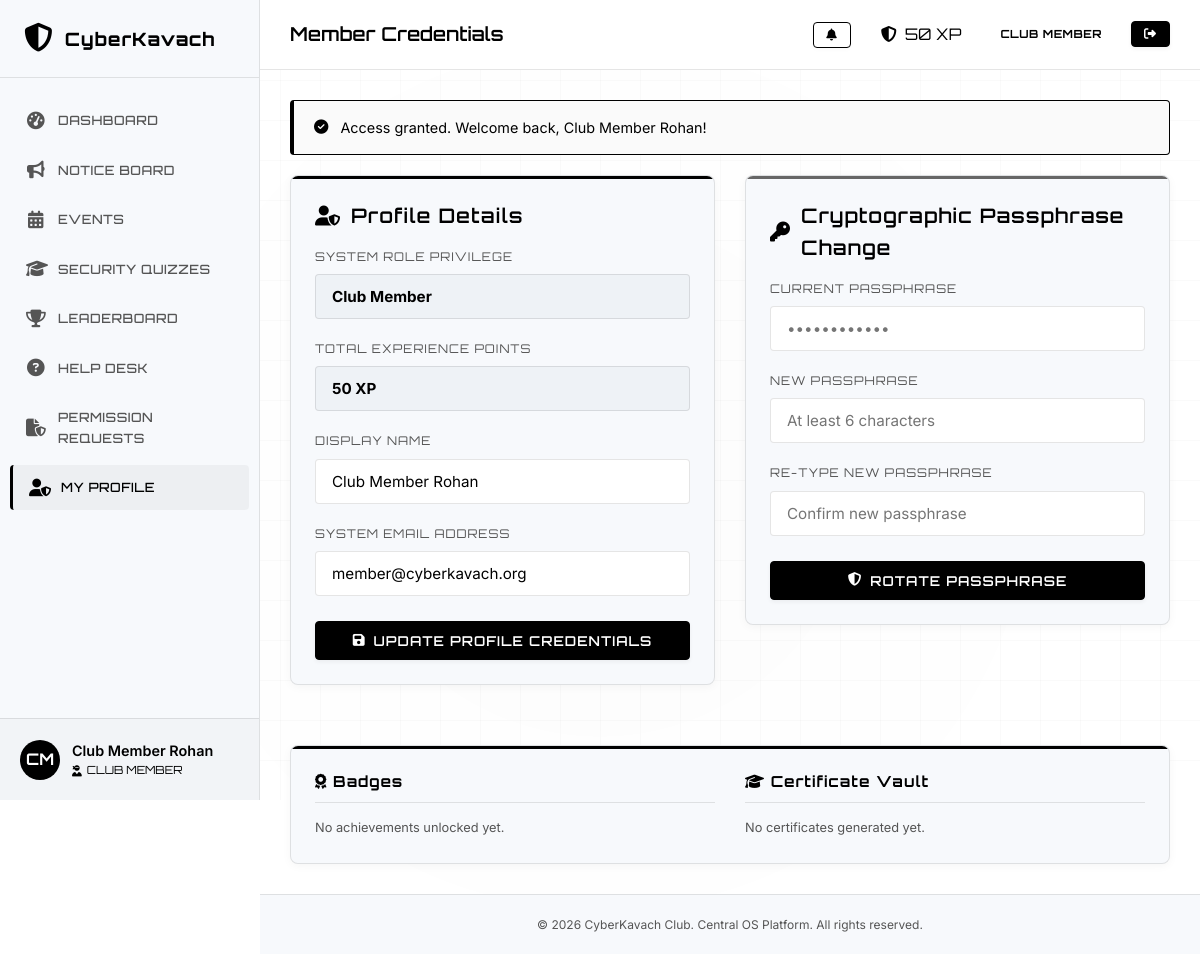
Screenshot of /profile.php (signed in) with the database file from the repository.
### tables this page shows
CREATE TABLE users (
            id INTEGER PRIMARY KEY AUTOINCREMENT,
            name TEXT NOT NULL,
            email TEXT NOT NULL UNIQUE,
            password TEXT NOT NULL,
            role TEXT NOT NULL DEFAULT 'Member',
            points INTEGER DEFAULT 0,
            status TEXT NOT NULL DEFAULT 'Pending',
            created_at DATETIME DEFAULT CURRENT_TIMESTAMP
        );

### config.php (called while the page is built, shortened)
<?php
function sanitize($data) {
    return htmlspecialchars(trim($data), ENT_QUOTES, 'UTF-8');
}
?>

### profile.php (the view, shortened to what this page needs)
<?php
require_once __DIR__ . '/config.php';
require_once __DIR__ . '/db.php';
$user_id = $_SESSION['user_id'];
try {
    $stmt = $db->prepare("SELECT * FROM users WHERE id = ? LIMIT 1");
    $stmt->execute([$user_id]);
    $user = $stmt->fetch();
    $stmtB = $db->prepare("SELECT b.* FROM user_badges ub JOIN badges b ON ub.badge_id = b.id WHERE ub.user_id = ?");
    $stmtB->execute([$user_id]);
    $my_badges = $stmtB->fetchAll();
    $stmtC = $db->prepare("
        SELECT c.*, e.title as event_title, q.title as quiz_title
        FROM certificates c
        LEFT JOIN events e ON c.event_id = e.id
        LEFT JOIN quizzes q ON c.quiz_id = q.id
        WHERE c.user_id = ?
        ORDER BY c.created_at DESC
    ");
    $stmtC->execute([$user_id]);
    $my_certificates = $stmtC->fetchAll();
} catch (PDOException $e) {
    set_flash_message('error', 'Database error.');
    redirect('dashboard.php');
}
include __DIR__ . '/includes/header.php';
?>
<div class="dashboard-layout" style="grid-template-columns: 1fr 1fr;">
    <div>
        <div class="card" style="margin-bottom: 30px;">
            <h3 class="card-title text-cyan"><i class="fa-solid fa-user-shield"></i> Profile Details</h3>
            <form action="profile.php" method="POST">
                <div class="form-group">
                    <label class="form-label">System Role Privilege</label>
                    <input type="text" class="form-control" value="<?php echo sanitize($user['role']); ?>" readonly style="background: var(--bg-surface-elevated); border-color: var(--border-glow); font-weight: bold; color: var(--color-primary);">
                </div>
                <div class="form-group">
                    <label class="form-label">Total Experience Points</label>
                    <input type="text" class="form-control" value="<?php echo sanitize($user['points']); ?> XP" readonly style="background: var(--bg-surface-elevated); border-color: var(--border-glow); font-weight: bold; color: var(--color-primary);">
                </div>
                <div class="form-group">
                    <label for="name" class="form-label">Display Name</label>
                    <input type="text" id="name" name="name" class="form-control" value="<?php echo sanitize($user['name']); ?>" required>
                </div>
                <div class="form-group" style="margin-bottom: 25px;">
                    <label for="email" class="form-label">System Email Address</label>
                    <input type="email" id="email" name="email" class="form-control" value="<?php echo sanitize($user['email']); ?>" required>
                </div>
                <button type="submit" name="update_profile" class="btn btn-primary btn-block">
                    <i class="fa-solid fa-floppy-disk"></i> Update Profile Credentials
                </button>
            </form>
        </div>
    </div>
    <div>
        <div class="card card-pink">
            <h3 class="card-title text-pink"><i class="fa-solid fa-key"></i> Cryptographic Passphrase Change</h3>
            <form action="profile.php" method="POST">
                <div class="form-group">
                    <label for="current_password" class="form-label">Current Passphrase</label>
                    <input type="password" id="current_password" name="current_password" class="form-control" placeholder="••••••••••••" required>
                </div>
                <div class="form-group">
                    <label for="new_password" class="form-label">New Passphrase</label>
                    <input type="password" id="new_password" name="new_password" class="form-control" placeholder="At least 6 characters" required>
                </div>
                <div class="form-group" style="margin-bottom: 25px;">
                    <label for="confirm_password" class="form-label">Re-type New Passphrase</label>
                    <input type="password" id="confirm_password" name="confirm_password" class="form-control" placeholder="Confirm new passphrase" required>
                </div>
                <button type="submit" name="change_password" class="btn btn-danger btn-block">
                    <i class="fa-solid fa-shield-halved"></i> Rotate Passphrase
                </button>
            </form>
        </div>
    </div>
</div>
<div class="card" style="margin-top: 30px; border-color: var(--border-glow);">
    <div style="display: grid; grid-template-columns: repeat(auto-fit, minmax(280px, 1fr)); gap: 30px;">
        <div>
            <h4 style="font-size:0.95rem; border-bottom:1px solid var(--border-glow); padding-bottom:8px; margin-bottom:15px; color:#000000;">
                <i class="fa-solid fa-award"></i> Badges
            </h4>
            <?php if (!empty($my_badges)): ?>
                <div style="display: flex; flex-wrap: wrap; gap: 8px;">
                    <?php foreach ($my_badges as $bdg): ?>
                        <span style="font-size:0.75rem; padding: 6px 10px; display:inline-flex; align-items:center; gap:6px; background: var(--bg-surface-elevated); border: 1px solid var(--border-glow); border-radius:4px; color:#000000;" title="<?php echo sanitize($bdg['description']); ?>">
                            <i class="fa-solid <?php echo sanitize($bdg['icon']); ?>" style="color:#000000;"></i>
                            <?php echo sanitize($bdg['name']); ?>
                        </span>
                    <?php endforeach; ?>
                </div>
            <?php else: ?>
                <p style="color:var(--text-muted); font-size:0.8rem;">No achievements unlocked yet.</p>
            <?php endif; ?>
        </div>
        <div>
            <h4 style="font-size:0.95rem; border-bottom:1px solid var(--border-glow); padding-bottom:8px; margin-bottom:15px; color:#000000;">
                <i class="fa-solid fa-graduation-cap"></i> Certificate Vault
            </h4>
            <?php if (!empty($my_certificates)): ?>
                <div style="display:flex; flex-direction:column; gap:8px;">
                    <?php foreach ($my_certificates as $crt): ?>
                        <?php $cert_title = !empty($crt['event_title']) ? $crt['event_title'] : $crt['quiz_title']; ?>
                        <div style="display:flex; justify-content:space-between; align-items:center; font-size:0.8rem; background:var(--bg-surface-elevated); padding:8px 12px; border:1px solid var(--border-glow); border-radius:4px;">
                            <span style="font-weight:600; color:var(--text-primary); text-overflow:ellipsis; overflow:hidden; white-space:nowrap; max-width:200px;"><?php echo sanitize($cert_title); ?></span>
                            <a href="certificate.php?uuid=<?php echo $crt['uuid']; ?>" target="_blank" style="font-weight:bold; font-size:0.75rem; color:#000000;"><i class="fa-solid fa-arrow-up-right-from-square"></i> View</a>
                        </div>
                    <?php endforeach; ?>
                </div>
            <?php else: ?>
                <p style="color:var(--text-muted); font-size:0.8rem;">No certificates generated yet.</p>
            <?php endif; ?>
        </div>
    </div>
</div>
<?php include __DIR__ . '/includes/footer.php'; ?>

### style.css (style rules this page uses)
:root { --bg-main: #ffffff; --bg-surface: #f7f9fc; --bg-surface-elevated: #eef2f6; --color-primary: #000000; --color-secondary: #666666; --color-accent: #000000; --color-success: #000000; --color-warning: #666666; --text-primary: #000000; --text-muted: #555555; --text-dark: #ffffff; --border-glow: rgba(0, 0, 0, 0.1); --border-glow-hover: rgba(0, 0, 0, 0.25); --font-heading: 'Orbitron', sans-serif; --font-body: 'Inter', sans-serif; --transition-fast: 0.2s cubic-bezier(0.4, 0, 0.2, 1); --transition-normal: 0.3s cubic-bezier(0.4, 0, 0.2, 1); --shadow-cyber: 0 4px 12px rgba(0, 0, 0, 0.05); --shadow-cyber-pink: 0 4px 12px rgba(0, 0, 0, 0.05); --shadow-cyber-success: 0 4px 12px rgba(0, 0, 0, 0.05); }
* { margin: 0; padding: 0; box-sizing: border-box; }
body { background-color: var(--bg-main); color: var(--text-primary); font-family: var(--font-body); line-height: 1.6; overflow-x: hidden; }
body::before { content: ''; position: fixed; top: 0; left: 0; width: 100vw; height: 100vh; background-image: linear-gradient(rgba(0, 0, 0, 0.02) 1px, transparent 1px), linear-gradient(90deg, rgba(0, 0, 0, 0.02) 1px, transparent 1px); background-size: 40px 40px; z-index: -2; pointer-events: none; }
body::after { content: ''; position: fixed; top: 50%; left: 50%; width: 120vw; height: 120vh; transform: translate(-50%, -50%); background: radial-gradient(circle, rgba(0, 0, 0, 0.01) 0%, transparent 60%); z-index: -1; pointer-events: none; }
h1, h2, h3, h4, h5, h6 { font-family: var(--font-heading); letter-spacing: 1px; margin-bottom: 0.5em; color: var(--text-primary); }
.text-cyan { color: var(--color-primary) !important; }
.text-pink { color: var(--color-accent) !important; }
.btn { display: inline-flex; align-items: center; justify-content: center; gap: 8px; font-family: var(--font-heading); font-size: 0.85rem; font-weight: 600; padding: 10px 20px; border-radius: 4px; border: 1px solid transparent; cursor: pointer; transition: var(--transition-normal); letter-spacing: 1px; text-transform: uppercase; }
.btn-primary { background: #000000; border-color: #000000; color: #ffffff; box-shadow: 0 2px 4px rgba(0, 0, 0, 0.05); }
.btn-danger { background: #000000; border-color: #000000; color: #ffffff; box-shadow: 0 2px 4px rgba(0, 0, 0, 0.05); }
.btn-block { display: flex; width: 100%; }
.card { background: var(--bg-surface); border: 1px solid var(--border-glow); border-radius: 8px; padding: 24px; box-shadow: 0 2px 10px rgba(0, 0, 0, 0.04); position: relative; overflow: hidden; transition: var(--transition-normal); }
.card::before { content: ''; position: absolute; top: 0; left: 0; width: 100%; height: 3px; background: #000000; }
.card.card-pink::before { background: #666666; }
.card-title { font-size: 1.25rem; font-weight: 600; margin-bottom: 15px; display: flex; align-items: center; gap: 10px; }
.form-group { margin-bottom: 20px; }
.form-label { display: block; font-family: var(--font-heading); font-size: 0.75rem; color: var(--text-muted); margin-bottom: 8px; text-transform: uppercase; letter-spacing: 1px; }
.form-control { width: 100%; background-color: var(--bg-main); border: 1px solid var(--border-glow); color: var(--text-primary); padding: 12px 16px; border-radius: 4px; font-family: var(--font-body); font-size: 0.95rem; transition: var(--transition-fast); }
.dashboard-layout { display: grid; grid-template-columns: 2fr 1fr; gap: 30px; }

### rows the page displays
users: role "Club Member", points "50 XP", name "Club Member Rohan", email "member@cyberkavach.org"

### other values shown
$initials "CM"
$user_name "Club Member Rohan"
$user_role "CLUB MEMBER"
$page_heading "Member Credentials"
$_SESSION['user_points'] "50"
get_user_role() "CLUB MEMBER"
$flash['message'] "Access granted. Welcome back, Club Member Rohan!"
